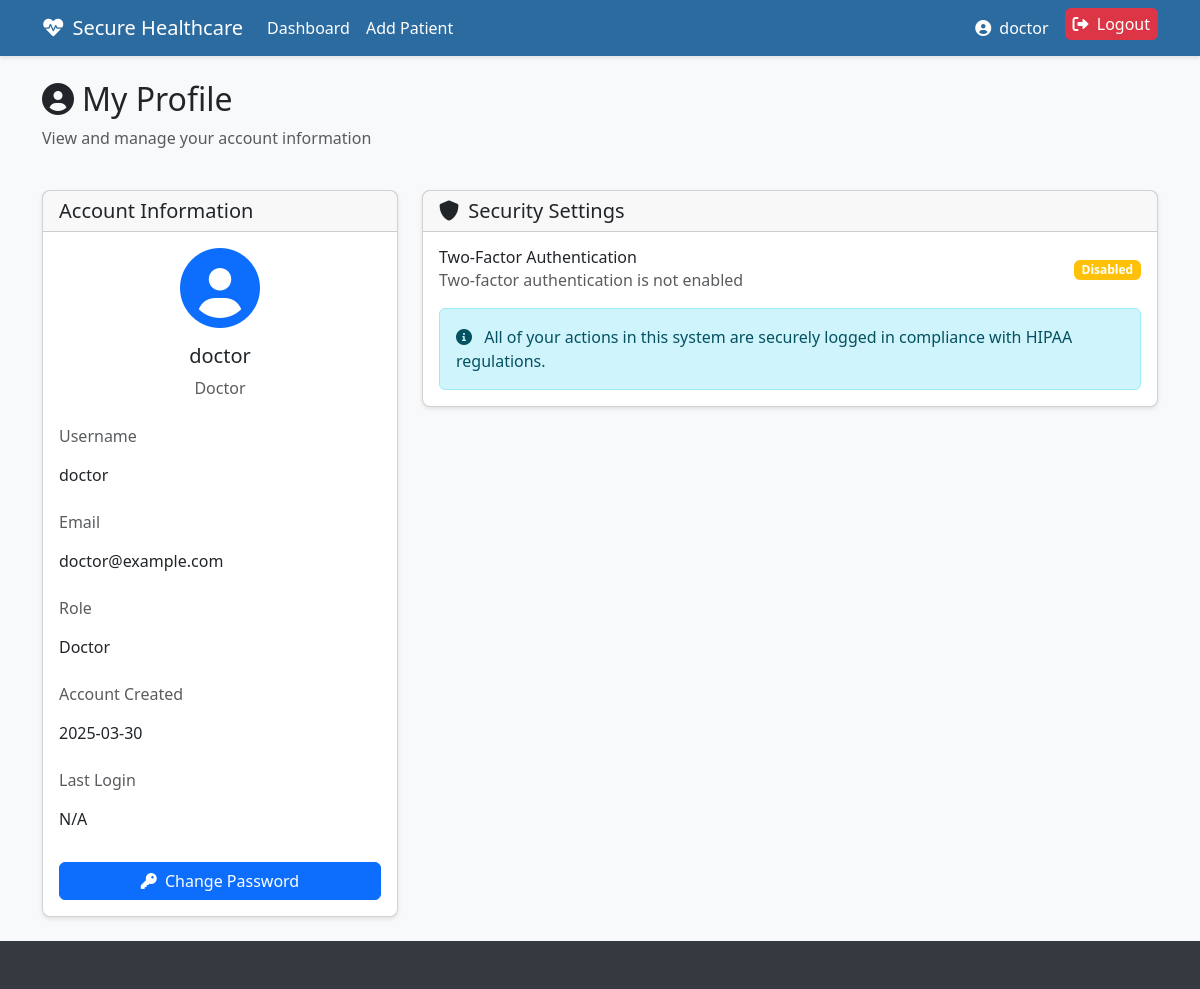
/profile (signed in), run on an earlier commit of the app's database.
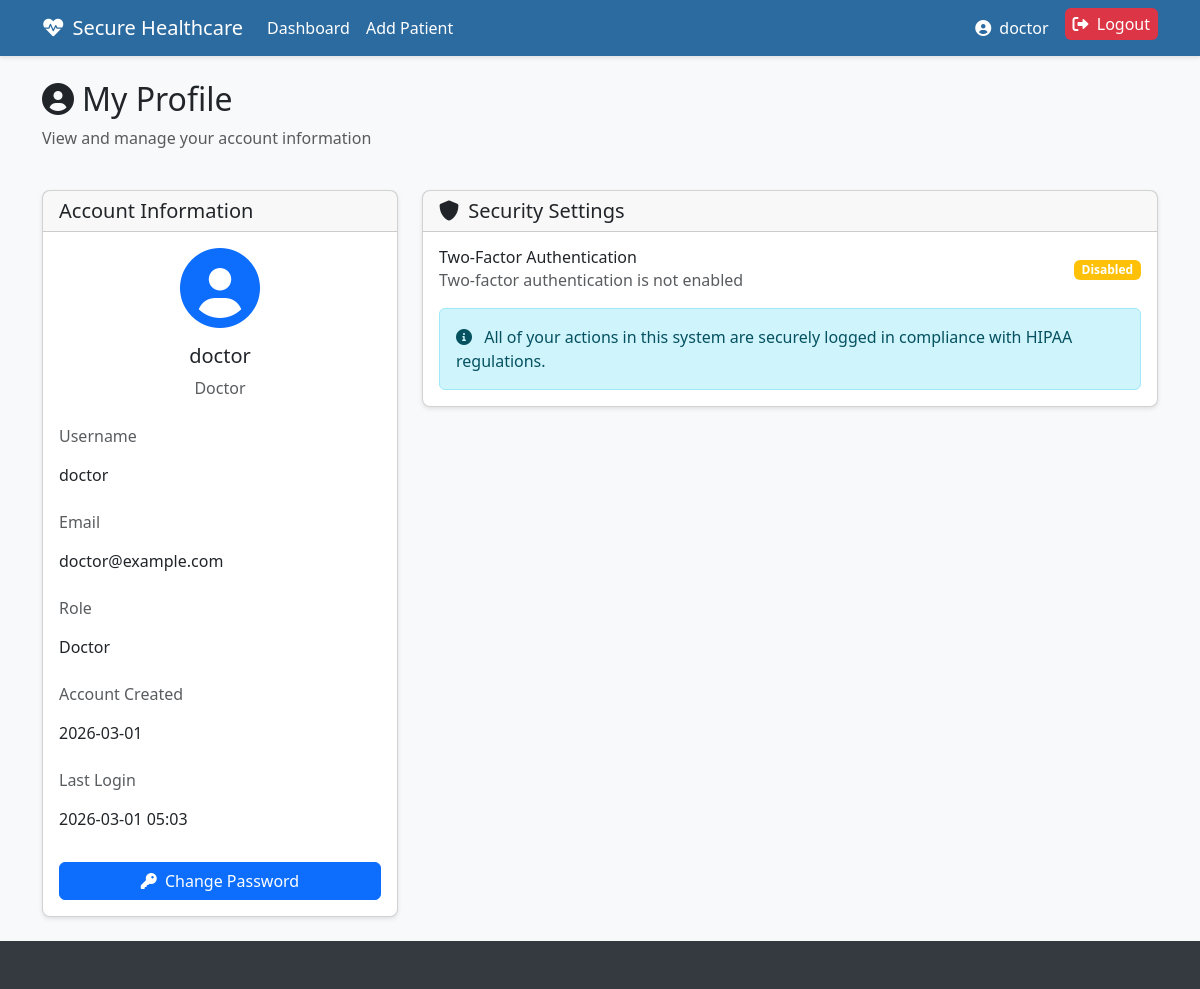
And on a later commit of the database.
### app.py (models this page shows, shortened)
class User(db.Model, UserMixin):
    id = db.Column(db.Integer, primary_key=True)
    username = db.Column(db.String(80), unique=True, nullable=False)
    user_first_name = db.Column(db.String(80), nullable = False)
    user_last_name = db.Column(db.String(80), nullable = False)
    password_hash = db.Column(db.String(128), nullable=False)
    email = db.Column(db.String(120), unique=True, nullable=False)
    role = db.Column(db.String(20), nullable=False, default='patient')  # admin, doctor, patient
    totp_secret = db.Column(db.String(32), nullable=True)  # For 2FA
    is_active = db.Column(db.Boolean, default=True)
    created_at = db.Column(db.DateTime, default=datetime.now)
    last_login = db.Column(db.DateTime, nullable=True)
    patient = db.relationship('Patient', backref='user', uselist=False)

### app.py (the view)
@app.route('/profile')
@login_required
def profile():
    patient = None
    if current_user.role == 'patient':
        patient = Patient.query.filter_by(user_id=current_user.id).first()
    return render_template('profile.html', patient=patient)

### app.py (called while the page is built)
@login_manager.user_loader
def load_user(user_id):
    return User.query.get(int(user_id))

@app.after_request
def add_security_headers(response):
    response.headers['X-Content-Type-Options'] = 'nosniff'
    response.headers['X-Frame-Options'] = 'SAMEORIGIN'
    response.headers['X-XSS-Protection'] = '1; mode=block'
    response.headers['Strict-Transport-Security'] = 'max-age=31536000; includeSubDomains'
    response.headers['Content-Security-Policy'] = "default-src 'self'; script-src 'self' cdn.jsdelivr.net; style-src 'self' cdn.jsdelivr.net; img-src 'self' data:;"
    response.headers['Referrer-Policy'] = 'strict-origin-when-cross-origin'
    return response

### templates/profile.html (shortened to what this page needs)
{% extends 'base.html' %}
{% block content %}
<div class="row mb-4">
    <div class="col">
        <h2><i class="fas fa-user-circle me-2"></i>My Profile</h2>
        <p class="text-muted">View and manage your account information</p>
    </div>
</div>
<div class="row">
    <div class="col-lg-4">
        <div class="card mb-4">
            <div class="card-header">
                <h5 class="mb-0">Account Information</h5>
            </div>
            <div class="card-body">
                <div class="text-center mb-4">
                    <div class="avatar-placeholder mb-3">
                        <i class="fas fa-user-circle fa-5x text-primary"></i>
                    </div>
                    <h5>{{ current_user.username }}</h5>
                    <p class="text-muted">{{ current_user.role.capitalize() }}</p>
                </div>
                <div class="mb-3">
                    <label class="form-label text-muted">Username</label>
                    <p class="form-control-plaintext">{{ current_user.username }}</p>
                </div>
                <div class="mb-3">
                    <label class="form-label text-muted">Email</label>
                    <p class="form-control-plaintext">{{ current_user.email }}</p>
                </div>
                <div class="mb-3">
                    <label class="form-label text-muted">Role</label>
                    <p class="form-control-plaintext">{{ current_user.role.capitalize() }}</p>
                </div>
                <div class="mb-3">
                    <label class="form-label text-muted">Account Created</label>
                    <p class="form-control-plaintext">{{ current_user.created_at.strftime('%Y-%m-%d') }}</p>
                </div>
                <div class="mb-3">
                    <label class="form-label text-muted">Last Login</label>
                    <p class="form-control-plaintext">{{ current_user.last_login.strftime('%Y-%m-%d %H:%M') if current_user.last_login else 'N/A' }}</p>
                </div>
                <div class="d-grid mt-4">
                    <a href="{{ url_for('change_password') }}" class="btn btn-primary">
                        <i class="fas fa-key me-1"></i> Change Password
                    </a>
                </div>
            </div>
        </div>
    </div>
    <div class="col-lg-8">
        <div class="card">
            <div class="card-header">
                <h5 class="mb-0">
                    <i class="fas fa-shield-alt me-1"></i> Security Settings
                </h5>
            </div>
            <div class="card-body">
                <div class="d-flex align-items-center justify-content-between mb-3">
                    <div>
                        <h6 class="mb-0">Two-Factor Authentication</h6>
                        <p class="text-muted mb-0">
                            {% if current_user.totp_secret %}
                            Two-factor authentication is enabled
                            {% else %}
                            Two-factor authentication is not enabled
                            {% endif %}
                        </p>
                    </div>
                    {% if current_user.totp_secret %}
                    <span class="badge bg-success">Enabled</span>
                    {% else %}
                    <span class="badge bg-warning">Disabled</span>
                    {% endif %}
                </div>
                <div class="alert alert-info mt-3 mb-0">
                    <i class="fas fa-info-circle me-2"></i> All of your actions in this system are securely logged in compliance with HIPAA regulations.
                </div>
            </div>
        </div>
    </div>
</div>
{% endblock %}

### templates/base.html (shortened to what this page needs)
<!DOCTYPE html>
<html lang="en">
<head>
    <link href="https://cdn.jsdelivr.net/npm/bootstrap@5.3.0-alpha1/dist/css/bootstrap.min.css" rel="stylesheet">
    <link rel="stylesheet" href="https://cdnjs.cloudflare.com/ajax/libs/font-awesome/6.0.0/css/all.min.css">
</head>
<body>
    <nav class="navbar navbar-expand-lg navbar-dark mb-4">
        <div class="container">
            <a class="navbar-brand" href="{{ url_for('index') }}">
                <i class="fas fa-heartbeat me-2"></i>Secure Healthcare
            </a>
            <div class="collapse navbar-collapse" id="navbarNav">
                <ul class="navbar-nav me-auto">
                    {% if current_user.is_authenticated %}
                        <li class="nav-item">
                            <a class="nav-link" href="{{ url_for('dashboard') }}">Dashboard</a>
                        </li>
                        {% if current_user.role == 'doctor' %}
                            <li class="nav-item">
                                <a class="nav-link" href="{{ url_for('add_patient') }}">Add Patient</a>
                            </li>
                        {% endif %}
                    {% endif %}
                </ul>
                <ul class="navbar-nav">
                    {% if current_user.is_authenticated %}
                        <li class="nav-item">
                            <a class="nav-link" href="{{ url_for('profile') }}">
                                <i class="fas fa-user-circle me-1"></i> {{ current_user.username }}
                            </a>
                        </li>
                        <li class="nav-item">
                            <a class="nav-link btn-logout py-1 px-2 ms-2 rounded" href="{{ url_for('logout') }}">
                                <i class="fas fa-sign-out-alt me-1"></i> Logout
                            </a>
                        </li>
                    {% endif %}
                </ul>
            </div>
        </div>
    </nav>
    <div class="container">
        {% block content %}{% endblock %}
    </div>
    <footer class="footer mt-auto py-3">
    </footer>
</body>
</html>

What changed in the data, as far as the page shows it:
changed User "doctor": created_at "2025-03-30" → "2026-03-01"; last_login "N/A" → "2026-03-01 05:03"
